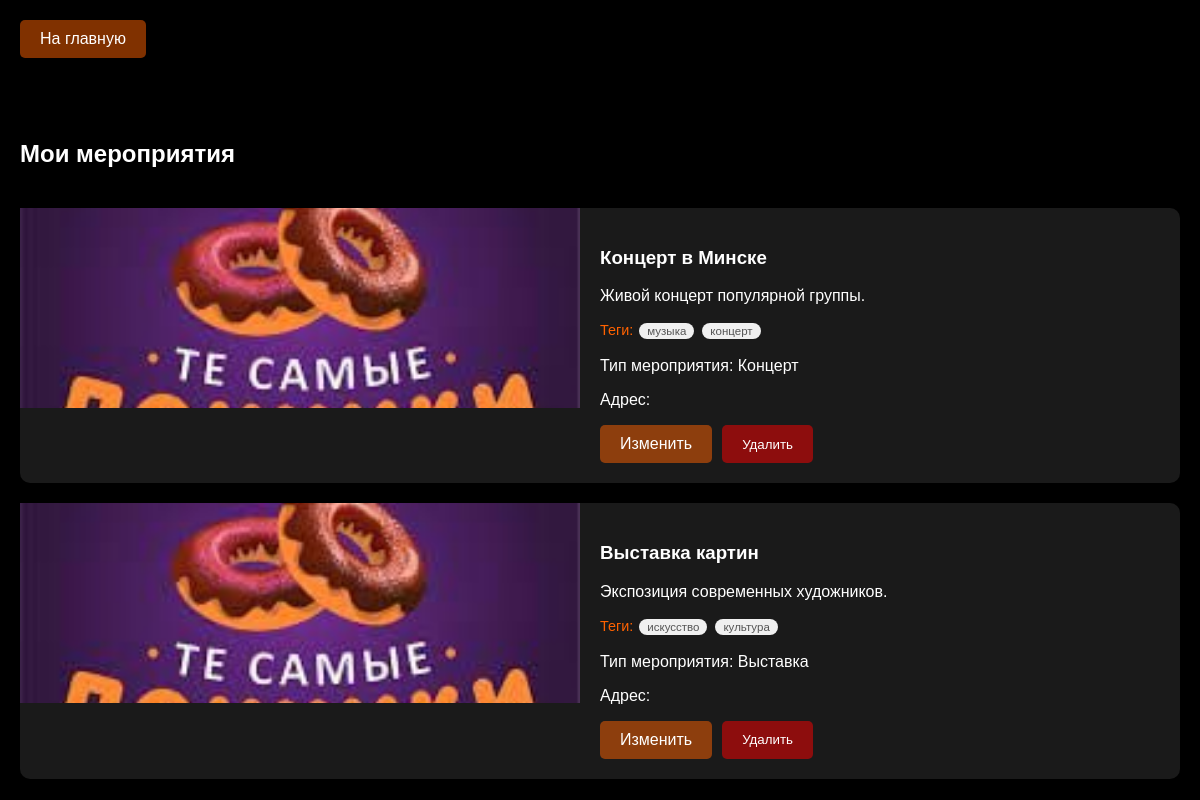
The page /my_events (signed in) on the database its author committed.
### app.py (models this page shows)
class Event(db.Model):
    id = db.Column(db.Integer, primary_key=True)
    title = db.Column(db.String(100), nullable=False)
    description = db.Column(db.Text, nullable=False)
    organizer_id = db.Column(db.Integer, db.ForeignKey('user.id'), nullable=False)
    format = db.Column(db.String(20), nullable=False)  # 'online' или 'offline'
    location_name = db.Column(db.String(200))  # Название места
    location_address = db.Column(db.String(200))  # Физический адрес
    online_info = db.Column(db.Text)  # Информация для онлайн мероприятий
    date_time = db.Column(db.DateTime, nullable=False)
    duration = db.Column(db.Integer, nullable=False)
    image_url = db.Column(db.String(200))
    lat = db.Column(db.Float)
    lng = db.Column(db.Float)
    event_type = db.Column(db.String(50))
    created_at = db.Column(db.DateTime, default=datetime.utcnow)
    is_active = db.Column(db.Boolean, default=True)
    is_private = db.Column(db.Boolean, default=False)
    password = db.Column(db.String(100))  # Пароль для приватных мероприятий
    organizer = db.relationship('User', backref='events')
    tags = db.relationship('Tag', secondary='event_tag', backref='events')

class Tag(db.Model):
    id = db.Column(db.Integer, primary_key=True)
    name = db.Column(db.String(50), unique=True, nullable=False)

### app.py (the view)
@app.route('/my_events')
def my_events():
    if 'username' not in session or session['role'] != 'organizer':
        return redirect(url_for('home'))
    user = User.query.filter_by(username=session['username']).first()
    events = Event.query.filter_by(organizer_id=user.id, is_active=True).all()
    return render_template('my_events.html', events=events)

### templates/my_events.html (shortened to what this page needs)
<!DOCTYPE html>
<html>
<head>
    <link rel="stylesheet" href="{{ url_for('static', filename='styles.css') }}">
</head>
<body>
    <div class="header">
        <a href="{{ url_for('home') }}" class="menu-btn">На главную</a>
    </div>
    <div class="posts-container">
        <h2>Мои мероприятия</h2>
        {% for event in events %}
        <div class="post">
            <img class="post-image"
                 src="{{ url_for('static', filename=event.image_url) if event.image_url else url_for('static', filename='images/no-image.jpg') }}"
                 alt="{{ event.title }}"
                 onerror="this.onerror=null;this.src='{{ url_for('static', filename='images/no-image.jpg') }}'">
            <div class="post-content">
                <h3>{{ event.title }}</h3>
                <p>{{ event.description|truncate(100) }}</p>
                <p class="tags">Теги:
                    {% for tag in event.tags %}
                        <span class="tag">{{ tag.name }}</span>
                    {% endfor %}
                </p>
                <p>Тип мероприятия: {{ event.event_type }}</p>
                <p>Адрес: {{ event.location }}</p>
                <div class="event-actions">
                    <a href="{{ url_for('edit_event', event_id=event.id) }}" class="menu-btn">Изменить</a>
                    <button onclick="confirmDelete({{ event.id }})" class="menu-btn delete-btn">Удалить</button>
                </div>
            </div>
        </div>
        {% endfor %}
    </div>
</body>
</html>

### static/styles.css (style rules this page uses)
body { margin: 0; padding: 0; background: #000000; color: #ffffff; font-family: Arial, sans-serif; }
.header { background: rgba(0, 0, 0, 0.8); padding: 20px; display: flex; align-items: center; justify-content: space-between; position: fixed; width: 100%; top: 0; z-index: 1000; }
.menu-btn { padding: 10px 20px; background: rgba(255, 98, 0, 0.5); border: none; color: white; cursor: pointer; border-radius: 5px; transition: background 0.3s ease; text-decoration: none; }
.posts-container { margin-top: 100px; padding: 20px; display: grid; gap: 20px; }
.post { display: flex; background: #1a1a1a; border-radius: 10px; overflow: hidden; cursor: pointer; transition: transform 0.2s; position: relative; overflow: visible !important; }
.post-image { width: 50%; height: 200px; object-fit: cover; }
.post-content { width: 50%; padding: 20px; }
.tags { font-size: 0.9em; color: #ff6200; }
.tag { display: inline-block; background-color: #f0f0f0; padding: 2px 8px; margin: 2px; border-radius: 12px; font-size: 0.8em; color: #555; }
.event-actions { display: flex; gap: 10px; margin-top: 15px; }
.delete-btn { background: rgba(255, 0, 0, 0.5); }

### rows shown on the page
Event: title "Концерт в Минске", description "Живой концерт популярной группы.", event_type "Концерт"
Tag: name "музыка"
Tag: name "концерт"
Event: title "Выставка картин", description "Экспозиция современных художников.", event_type "Выставка"
Tag: name "искусство"
Tag: name "культура"
